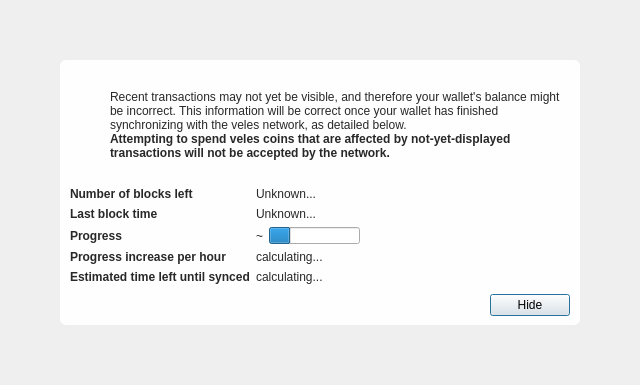
<?xml version="1.0" encoding="UTF-8"?>
<ui version="4.0">
 <class>ModalOverlay</class>
 <widget class="ModalOverlay" name="ModalOverlay">
  <property name="geometry">
   <rect>
    <x>0</x>
    <y>0</y>
    <width>640</width>
    <height>385</height>
   </rect>
  </property>
  <property name="windowTitle">
   <string>Form</string>
  </property>
  <layout class="QVBoxLayout" name="verticalLayout" stretch="0">
   <property name="sizeConstraint">
    <enum>QLayout::SetDefaultConstraint</enum>
   </property>
   <property name="leftMargin">
    <number>0</number>
   </property>
   <property name="topMargin">
    <number>0</number>
   </property>
   <property name="rightMargin">
    <number>0</number>
   </property>
   <property name="bottomMargin">
    <number>0</number>
   </property>
   <item>
    <widget class="QWidget" name="bgWidget" native="true">
     <property name="styleSheet">
      <!--<string notr="true">#bgWidget { background: rgba(0,0,0,220); }</string> -->
      <string notr="true"></string>
     </property>
     <layout class="QVBoxLayout" name="verticalLayoutMain" stretch="1">
      <property name="leftMargin">
       <number>60</number>
      </property>
      <property name="topMargin">
       <number>60</number>
      </property>
      <property name="rightMargin">
       <number>60</number>
      </property>
      <property name="bottomMargin">
       <number>60</number>
      </property>
      <item>
       <widget class="QWidget" name="contentWidget" native="true">
        <property name="styleSheet">
         <string notr="true">#contentWidget { background: rgba(255,255,255,240); border-radius: 6px; }

QLabel { color: rgb(40,40,40);  }</string>
        </property>
        <layout class="QVBoxLayout" name="verticalLayoutSub" stretch="1,0,0,0">
         <property name="spacing">
          <number>0</number>
         </property>
         <property name="leftMargin">
          <number>10</number>
         </property>
         <property name="topMargin">
          <number>10</number>
         </property>
         <property name="rightMargin">
          <number>10</number>
         </property>
         <property name="bottomMargin">
          <number>10</number>
         </property>
         <item>
          <layout class="QHBoxLayout" name="horizontalLayoutIconText" stretch="0,1">
           <property name="topMargin">
            <number>20</number>
           </property>
           <item>
            <layout class="QVBoxLayout" name="verticalLayoutIcon">
             <property name="leftMargin">
              <number>0</number>
             </property>
             <item>
              <widget class="QPushButton" name="warningIcon">
               <property name="enabled">
                <bool>false</bool>
               </property>
               <property name="text">
                <string/>
               </property>
               <property name="icon">
                <iconset>
                 <normaloff>:/icons/warning</normaloff>
                 <disabledoff>:/icons/warning</disabledoff>:/icons/warning</iconset>
               </property>
               <property name="iconSize">
                <size>
                 <width>48</width>
                 <height>48</height>
                </size>
               </property>
               <property name="flat">
                <bool>true</bool>
               </property>
              </widget>
             </item>
             <item>
              <spacer name="verticalSpacerWarningIcon">
               <property name="orientation">
                <enum>Qt::Vertical</enum>
               </property>
               <property name="sizeHint" stdset="0">
                <size>
                 <width>20</width>
                 <height>40</height>
                </size>
               </property>
              </spacer>
             </item>
            </layout>
           </item>
           <item>
            <layout class="QVBoxLayout" name="verticalLayoutInfoText">
             <property name="leftMargin">
              <number>0</number>
             </property>
             <property name="topMargin">
              <number>0</number>
             </property>
             <item>
              <widget class="QLabel" name="infoText">
               <property name="text">
                <string>Recent transactions may not yet be visible, and therefore your wallet's balance might be incorrect. This information will be correct once your wallet has finished synchronizing with the veles network, as detailed below.</string>
               </property>
               <property name="textFormat">
                <enum>Qt::RichText</enum>
               </property>
               <property name="wordWrap">
                <bool>true</bool>
               </property>
              </widget>
             </item>
             <item>
              <widget class="QLabel" name="infoTextStrong">
               <property name="font">
                <font>
                 <weight>75</weight>
                 <bold>true</bold>
                </font>
               </property>
               <property name="text">
                <string>Attempting to spend veles coins that are affected by not-yet-displayed transactions will not be accepted by the network.</string>
               </property>
               <property name="textFormat">
                <enum>Qt::RichText</enum>
               </property>
               <property name="wordWrap">
                <bool>true</bool>
               </property>
              </widget>
             </item>
             <item>
              <spacer name="verticalSpacerInTextSpace">
               <property name="orientation">
                <enum>Qt::Vertical</enum>
               </property>
               <property name="sizeHint" stdset="0">
                <size>
                 <width>20</width>
                 <height>40</height>
                </size>
               </property>
              </spacer>
             </item>
            </layout>
           </item>
          </layout>
         </item>
         <item>
          <spacer name="verticalSpacerAfterText">
           <property name="orientation">
            <enum>Qt::Vertical</enum>
           </property>
           <property name="sizeHint" stdset="0">
            <size>
             <width>20</width>
             <height>40</height>
            </size>
           </property>
          </spacer>
         </item>
         <item>
          <layout class="QFormLayout" name="formLayout">
           <property name="fieldGrowthPolicy">
            <enum>QFormLayout::FieldsStayAtSizeHint</enum>
           </property>
           <property name="horizontalSpacing">
            <number>6</number>
           </property>
           <property name="verticalSpacing">
            <number>6</number>
           </property>
           <property name="topMargin">
            <number>10</number>
           </property>
           <item row="0" column="0">
            <widget class="QLabel" name="labelNumberOfBlocksLeft">
             <property name="font">
              <font>
               <weight>75</weight>
               <bold>true</bold>
              </font>
             </property>
             <property name="text">
              <string>Number of blocks left</string>
             </property>
            </widget>
           </item>
           <item row="0" column="1">
            <widget class="QLabel" name="numberOfBlocksLeft">
             <property name="text">
              <string>Unknown...</string>
             </property>
            </widget>
           </item>
           <item row="1" column="0">
            <widget class="QLabel" name="labelLastBlockTime">
             <property name="font">
              <font>
               <weight>75</weight>
               <bold>true</bold>
              </font>
             </property>
             <property name="text">
              <string>Last block time</string>
             </property>
            </widget>
           </item>
           <item row="1" column="1">
            <widget class="QLabel" name="newestBlockDate">
             <property name="sizePolicy">
              <sizepolicy hsizetype="Maximum" vsizetype="Preferred">
               <horstretch>0</horstretch>
               <verstretch>0</verstretch>
              </sizepolicy>
             </property>
             <property name="text">
              <string>Unknown...</string>
             </property>
            </widget>
           </item>
           <item row="2" column="0">
            <widget class="QLabel" name="labelSyncDone">
             <property name="font">
              <font>
               <weight>75</weight>
               <bold>true</bold>
              </font>
             </property>
             <property name="text">
              <string>Progress</string>
             </property>
            </widget>
           </item>
           <item row="2" column="1">
            <layout class="QHBoxLayout" name="horizontalLayoutSync" stretch="0,1">
             <item>
              <widget class="QLabel" name="percentageProgress">
               <property name="text">
                <string notr="true">~</string>
               </property>
              </widget>
             </item>
             <item>
              <widget class="QProgressBar" name="progressBar">
               <property name="value">
                <number>24</number>
               </property>
               <property name="format">
                <string/>
               </property>
              </widget>
             </item>
            </layout>
           </item>
           <item row="4" column="0">
            <widget class="QLabel" name="labelProgressIncrease">
             <property name="font">
              <font>
               <weight>75</weight>
               <bold>true</bold>
              </font>
             </property>
             <property name="text">
              <string>Progress increase per hour</string>
             </property>
            </widget>
           </item>
           <item row="4" column="1">
            <widget class="QLabel" name="progressIncreasePerH">
             <property name="text">
              <string>calculating...</string>
             </property>
            </widget>
           </item>
           <item row="5" column="0">
            <widget class="QLabel" name="labelEstimatedTimeLeft">
             <property name="font">
              <font>
               <weight>75</weight>
               <bold>true</bold>
              </font>
             </property>
             <property name="text">
              <string>Estimated time left until synced</string>
             </property>
            </widget>
           </item>
           <item row="5" column="1">
            <widget class="QLabel" name="expectedTimeLeft">
             <property name="text">
              <string>calculating...</string>
             </property>
            </widget>
           </item>
          </layout>
         </item>
         <item>
          <layout class="QHBoxLayout" name="horizontalLayoutButtons">
           <property name="leftMargin">
            <number>10</number>
           </property>
           <property name="topMargin">
            <number>10</number>
           </property>
           <item>
            <spacer name="horizontalSpacer">
             <property name="orientation">
              <enum>Qt::Horizontal</enum>
             </property>
             <property name="sizeHint" stdset="0">
              <size>
               <width>40</width>
               <height>20</height>
              </size>
             </property>
            </spacer>
           </item>
           <item>
            <widget class="QPushButton" name="closeButton">
             <property name="text">
              <string>Hide</string>
             </property>
             <property name="focusPolicy">
              <enum>Qt::StrongFocus</enum>
             </property>
             <property name="default">
              <bool>true</bool>
             </property>
            </widget>
           </item>
          </layout>
         </item>
        </layout>
       </widget>
      </item>
     </layout>
    </widget>
   </item>
  </layout>
 </widget>
 <customwidgets>
  <customwidget>
   <class>ModalOverlay</class>
   <extends>QWidget</extends>
   <header>qt/modaloverlay.h</header>
   <container>1</container>
  </customwidget>
 </customwidgets>
 <resources/>
 <connections/>
</ui>
